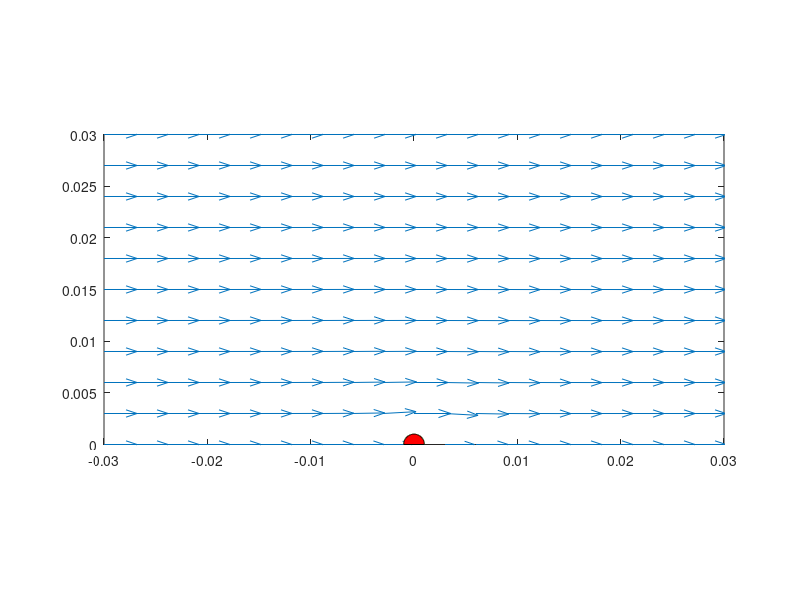

This chart was generated by the following MATLAB code:
clear;clc;
U = 5;
a = .001;
X = -.03:.003:.03;
Y = 0:.003:.03;
[x,y] = meshgrid(X,Y);
u = U + ((U*a^2)./((x.^2 + y.^2).^2)).*(y.^2 - x.^2);
v = ((U*a^2)./((x.^2 + y.^2).^2)).*(-2.*x.*y);
% if y < a^2 - x.^2
%     u = 0; v = 0;
% end
theta = linspace(0, pi, 1000);
x_circ = a*cos(theta);
y_circ = a*sin(theta);
y_circ(end) = 0; 
[in,~] = inpolygon(x,y,x_circ,y_circ); 
u(in)=NaN;
v(in)=NaN;

figure;
    quiver(x, y, u, v)
    hold on 
    plot(x_circ,y_circ)
    fill(x_circ,y_circ,"r")
axis equal
xlim([-.03 .03]);
ylim([0 .03]);